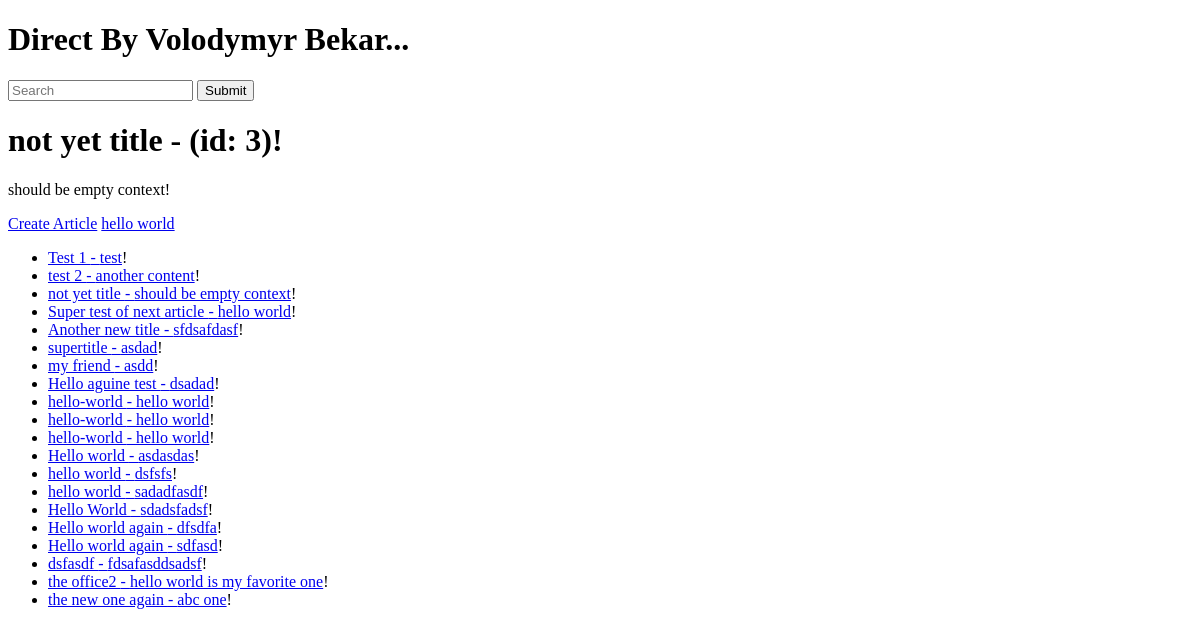
The app's page /, older data.
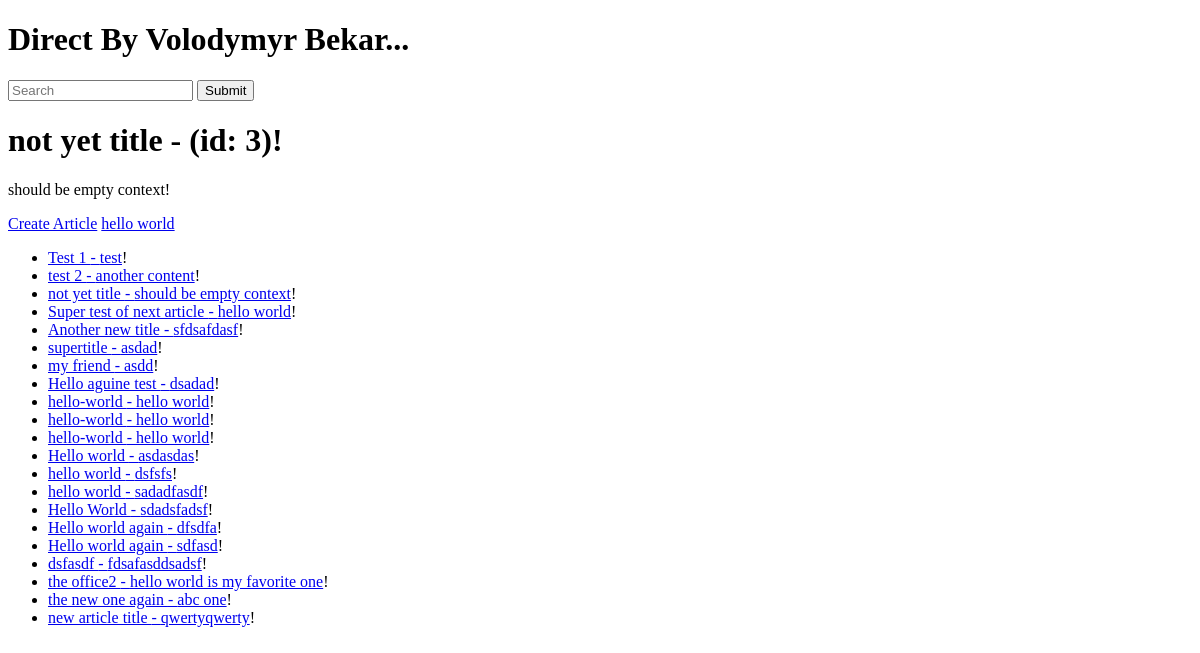
The same page, newer data.
### articles/models.py (models this page shows, shortened)
class Article(models.Model):
    user = models.ForeignKey(User, blank=True, null=True, on_delete=models.SET_NULL)
    title = models.CharField(max_length=120)
    slug = models.SlugField(unique=True, blank=True, null=True)
    content = models.TextField()
    timestamp = models.DateTimeField(auto_now_add=True)
    updated = models.DateTimeField(auto_now=True)
    publish = models.DateField(auto_now_add=False, auto_now=False, null=True, blank=True)
    objects=ArticleManager()
    def get_absolute_url(self):
        return reverse("articles:detail", kwargs={"slug": self.slug})

### trydjango/views.py (the view)
# urls.py: path('', home_view),  # index / home
def home_view(request, *args, **kwargs):
    name = 'Jusin'
    random_id = random.randint(1, 4)
    article_obj = Article.objects.get(id=random_id)
    article_queryset = Article.objects.all()
    context = {
        'object_list': article_queryset,
        'object': article_obj,
        'title': article_obj.title,
        'content': article_obj.content,
        'id': article_obj.id
    }
    HTML_STRING = render_to_string("home-view.html", context=context)
    return HttpResponse(HTML_STRING)

### articles/models.py (called while the page is built)
    def get_queryset(self):
        return ArticleQuerySet(self.model, using=self._db)

### templates/home-view.html
{% extends "base.html" %}
{% block content %}
<h1>{{ title }} - (id: {{ id }})!</h1>
<p> {{ content }}!</p>
<a href='{% url "articles:create" %}'>Create Article</a>
<a href='{% url "articles:detail" slug="hello-world" %}'>hello world</a>
<ul>
    {% for x in object_list %}
        {% if x.title %}
            <li><a href='{{ x.get_absolute_url }}'>{{ x.title }} - {{ x.content }}</a>!</li>
        {% endif %}
    {% endfor%}
</ul>
{% endblock content %}

### templates/base.html (shortened to what this page needs)
<!DOCTYPE html>
<html>
    <head>
    </head>
    <body>
        <h1>Direct By Volodymyr Bekar...</h1>
        <form action='/articles/' method="GET">
            <input type="text" name="q" placeholder="Search" />
            <input type="submit"  />
        </form>
        {% block content %}{% endblock content %}
    </body>
</html>

Row changes from the older to the newer data that the page shows:
added Article: title "new article title", content "qwertyqwerty"
